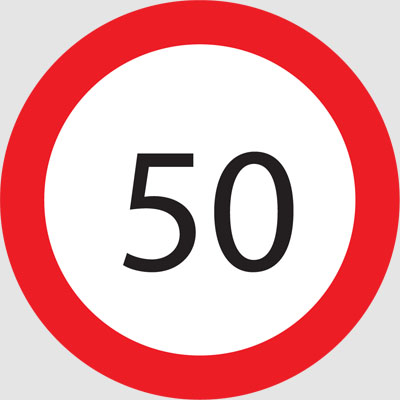
#> input picture Images/Speed Limit.jpg, 400 x 400 px, found by its file name
$ jupyter execute --allow-errors OpenCV-Workshop.ipynb
#> lines starting #> are read from the running program, lines starting #| are printed output that depends on the picture; after the words box and inside, x2 and y2 are one past the last pixel; in counts of white or black regions, pixels touching at a corner belong together
# COMPUTER VISION using OpenCV

# Installation

* Command Prompt  - pip install opencv-python
* Anaconda Prompt - conda install -c conda-forge opencv

***If any error occurs like this
"Solving environment: failed with initial frozen solve. Retrying with flexible solve.
Solving environment: ........."***

Try to install in a different environment by following commands,

1. conda create -n opencv
2. conda activate opencv
3. conda install -c anaconda opencv
4. repeat step 1 & 2 with new name(opencv4)
5. conda install -c conda-forge opencv

# **Image Preprocessing**

#### Basic Operations

[cell 1]
import cv2
import imutils
import matplotlib.pyplot as plt
import numpy as np

[cell 2]
## Reading an image

sign = cv2.imread("Images\Speed Limit.jpg",1)
#> sign is the input picture: shape (400, 400, 3); mean B, G, R 171.5, 169, 233.2

[cell 3]
## Writing an image

arr = np.zeros((400,400), np.uint8)
cv2.imwrite("Images\Test-image-1.jpg",arr)

[cell 4]
## Showing an image

cv2.imshow("Sign",sign)
cv2.waitKey(0)
cv2.destroyAllWindows()

#### Color Conversion

[cell 5]
## Converting an image into grayscale image

new = cv2.cvtColor(sign,cv2.COLOR_RGB2GRAY)
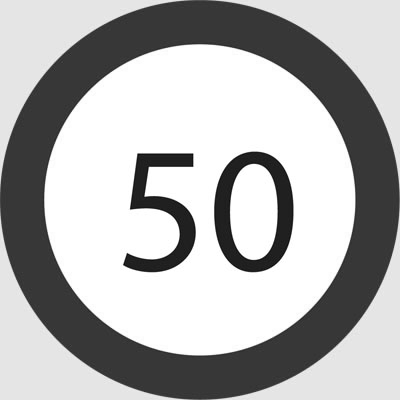
#> new: shape (400, 400); min 5, max 255, mean 177.1

cv2.imshow("Color Conversion",new)
cv2.waitKey(0)
cv2.destroyAllWindows()

[cell 6]
## Resizing an image

resized = cv2.resize(sign,(300,300), cv2.INTER_NEAREST)

cv2.imshow("Original",sign)
cv2.imshow("Resized",resized)
cv2.waitKey(0)
cv2.destroyAllWindows()

[cell 7]
## Rotating an image

row = sign.shape[0]
#> row = 400
col = sign.shape[1]
#> col = 400
center = (col/2,row/2)
#> center = (200, 200)
M = cv2.getRotationMatrix2D(center, 90, 1)
rot = cv2.warpAffine(sign,M,(col,row))

cv2.imshow("Original",sign)
cv2.imshow("Rotated",rot)
cv2.waitKey(0)
cv2.destroyAllWindows()

[cell 8]
## thresholding an image

gray = cv2.cvtColor(sign, cv2.COLOR_RGB2GRAY)
ret,thres = cv2.threshold(gray,127,255,cv2.THRESH_BINARY_INV)
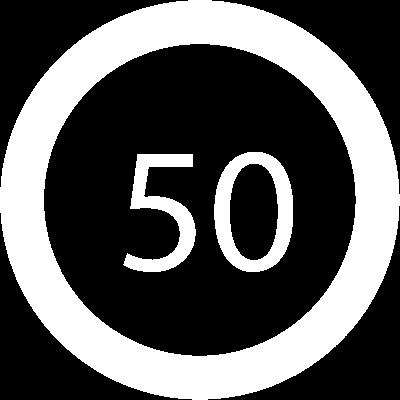
#> thres: shape (400, 400); 35.3% white; 3 white regions, box (x1, y1, x2, y2) and area: (0, 0, 400, 400) 49172, (214, 152, 293, 272) 4030, (123, 154, 196, 272) 3280

print(ret)
cv2.imshow("Original",sign)
cv2.imshow("Thresholded",thres)
cv2.waitKey(0)
cv2.destroyAllWindows()

# **Image Filtering**

[cell 9]
## Applying blur effect using gaussian filter

gray = cv2.cvtColor(sign, cv2.COLOR_RGB2GRAY)
blur = cv2.GaussianBlur(gray, (5,5),cv2.BORDER_DEFAULT) #cv2.BORDER_CONSTANT, cv2.BORDER_REFLECT, cv2.BORDER_REPLICATE

type(blur)

cv2.imshow("Original",sign)
cv2.imshow("Gaussian Filter",blur)
cv2.waitKey(0)
cv2.destroyAllWindows()

[cell 10]
## Applying blur effect using median filter

gray = cv2.cvtColor(sign, cv2.COLOR_RGB2GRAY)
blur = cv2.medianBlur(gray, 7)

type(blur)

cv2.imshow("Original",sign)
cv2.imshow("Median Filter",blur)
cv2.waitKey(0)
cv2.destroyAllWindows()

[cell 11]
## Applying distortion

gray = cv2.cvtColor(sign, cv2.COLOR_RGB2GRAY)
ret,thres = cv2.threshold(gray,127,255,cv2.THRESH_BINARY)

kernel = np.ones((3,3), np.uint8)

dilate = cv2.dilate(thres, kernel)
#> dilate: shape (400, 400); 67.2% white; 3 black regions, box (x1, y1, x2, y2) and area: (0, 0, 400, 400) 46394, (215, 153, 292, 271) 3344, (125, 155, 195, 271) 2688
erode = cv2.erode(thres, kernel)
#> erode: shape (400, 400); 62.2% white; 3 black regions, box (x1, y1, x2, y2) and area: (0, 0, 400, 400) 51934, (213, 151, 294, 273) 4716, (122, 153, 197, 273) 3880

cv2.imshow("Original",sign)
cv2.imshow("Dilated",dilate)
cv2.imshow("Eroded",erode)
cv2.waitKey(0)
cv2.destroyAllWindows()

# **Object Detection**

[cell 12]
## Detecting corners in an image

gray = cv2.cvtColor(sign, cv2.COLOR_RGB2GRAY)
gray = np.float32(gray)
dst = cv2.cornerHarris(gray,2,3,0.007)
new = sign.copy()
new[dst>0.01*dst.max()]=[0,0,255]
#> new: shape (400, 400, 3)

cv2.imshow("Corner",new)
cv2.waitKey(0)
cv2.destroyAllWindows()

[cell 13]
## Detecting edges in an image

gray = cv2.cvtColor(sign, cv2.COLOR_RGB2GRAY)
blur = cv2.GaussianBlur(gray, (5,5), cv2.BORDER_DEFAULT)
dst = cv2.Canny(blur,10,255)
#> dst: shape (400, 400); 2.4% white in thin lines or dots

cv2.imshow("Edges",dst)
cv2.waitKey(0)
cv2.destroyAllWindows()

[cell 14]
## Finding and drawing contours in an image

gray = cv2.cvtColor(sign, cv2.COLOR_RGB2GRAY)
blur = cv2.GaussianBlur(gray, (5,5), cv2.BORDER_DEFAULT)
dst = cv2.Canny(blur,50,255)
#> dst: shape (400, 400); 2.3% white in thin lines or dots

ret,image = cv2.threshold(gray, 127, 255, cv2.THRESH_OTSU)
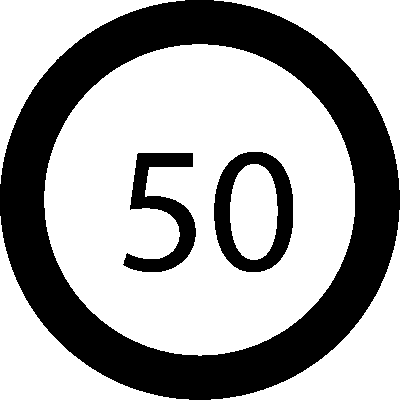
#> image: shape (400, 400); 64.4% white; 3 black regions
#> ret = 149
cnts,hrcs = cv2.findContours(dst, cv2.RETR_EXTERNAL, cv2.CHAIN_APPROX_NONE)
#> cnts = 5 contours; box (x1, y1, x2, y2) and area: (44, 44, 355, 356) 76047, (2, 210, 195, 398) 86, (204, 202, 398, 398) 84, (2, 2, 190, 190) 84, (209, 2, 398, 198) 84; hrcs = [[1, -1, -1, -1], [2, 0, -1, -1], [3, 1, -1, -1], [4, 2, -1, -1], [-1, 3, -1, -1]]

cpy = sign.copy()
for c in cnts:
    cv2.drawContours(cpy, c, -1, (0,0,0), 3)
#> this loop made 5 passes
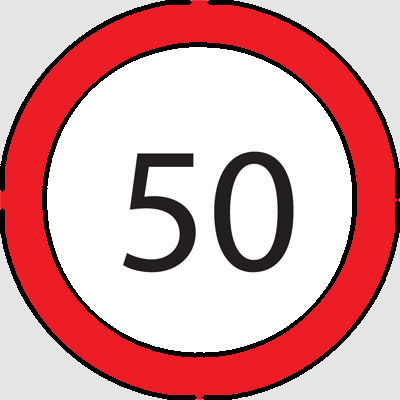
#> cpy: shape (400, 400, 3); 6.36% of pixels changed, all inside (x1, y1, x2, y2) = (0, 0, 400, 400)
cv2.imshow("Contour",cpy)
cv2.waitKey(0)
cv2.destroyAllWindows()

[cell 15]
## Finding feaures of contours in an image

gray = cv2.cvtColor(sign, cv2.COLOR_RGB2GRAY)
ret,image = cv2.threshold(gray, 127, 255, cv2.THRESH_BINARY_INV)
cnts,hrcs = cv2.findContours(dst, cv2.RETR_EXTERNAL, cv2.CHAIN_APPROX_SIMPLE)

copied = sign.copy()
#> (the rest of this cell did not finish here and is left out)

[cell 16]
## Detecting lines in an image

image = cv2.imread("Images\Railwaylines.jpg")
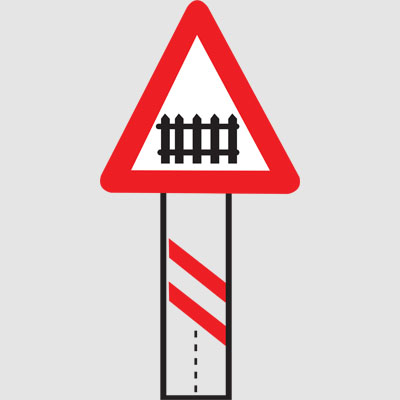
#> input picture Images/Railwaylines.jpg, 400 x 400 px, found by its file name
#> image is the input picture: shape (400, 400, 3); mean B, G, R 205.6, 205.1, 224.3
#image = cv2.resize(image, (700,700), cv2.INTER_NEAREST)
print(type(image))
#| <class 'numpy.ndarray'>
gray = cv2.cvtColor(image, cv2.COLOR_RGB2GRAY)
blur = cv2.GaussianBlur(gray, (5,5), cv2.BORDER_DEFAULT)
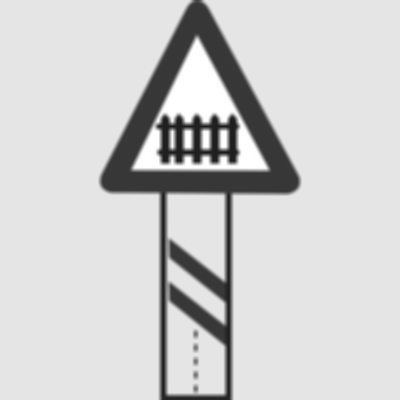
#> blur: shape (400, 400); min 26, max 255, mean 207.4
edges = cv2.Canny(blur,100,150)
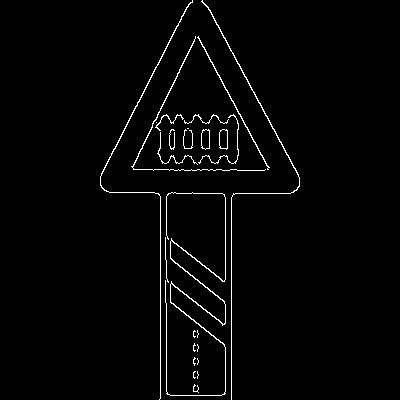
#> edges: shape (400, 400); 2% white in thin lines or dots, all inside (x1, y1, x2, y2) = (100, 0, 300, 400)

lines = cv2.HoughLines(edges,1,np.pi/180, 150)
#> lines = [[160, 0], [231, 0], [169, 0.471], [225, 0], [166, 0]]
img = image.copy()
if len(lines)==0:
    print("There are no lines detected")
else:
    for each in lines:
        for r,theta in each:
            #print(theta)
            a = np.cos(theta)
            b = np.sin(theta)
            x0 = a*r
            y0 = b*r

            x1 = int(x0 + 1000*(-b)) # (rcos(theta)-1000sin(theta))
            y1 = int(y0 + 1000*(a)) # (rsin(theta)+1000cos(theta))
            x2 = int(x0 - 1000*(-b)) # (rcos(theta)+1000sin(theta))
            y2 = int(y0 - 1000*(a)) # (rsin(theta)-1000cos(theta))
            print(x1,y1)
            print(x2,y2)
            cv2.line(img,(x1,y1), (x2,y2), (0,0,255),2)
#> this loop made 5 passes
#| 160 1000
#| 160 -1000
#| 231 1000
#| 231 -1000
#| -303 967
#| 604 -814
#| 225 1000
#| 225 -1000
#| 166 1000
#| 166 -1000
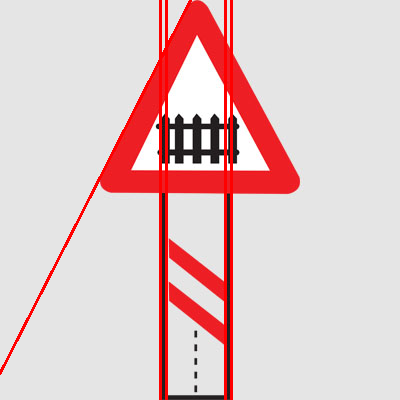
#> img: shape (400, 400, 3); 3.73% of pixels changed, all inside (x1, y1, x2, y2) = (0, 0, 233, 400)


cv2.imshow("lines", img)
plt.imshow(img)
cv2.waitKey(0)
cv2.destroyAllWindows()
#cv2.imwrite('linesDetected.jpg', img)

[cell 17]
## Detecting polygons in an image

img = cv2.imread("Images\Railwaylines.jpg")

copied = img.copy()
gray = cv2.cvtColor(img, cv2.COLOR_RGB2GRAY)
ret,image = cv2.threshold(gray, 127, 255, cv2.THRESH_OTSU)
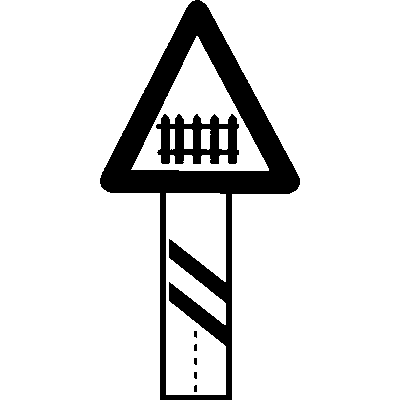
#> image: shape (400, 400); 87.4% white; 7 black regions (1 under 20 px)
#> ret = 141

cnts,hrcs = cv2.findContours(image.copy(), cv2.RETR_TREE, cv2.CHAIN_APPROX_SIMPLE)
#> cnts = 14 contours; largest, box (x1, y1, x2, y2) and area: (200, 0, 400, 400) 61995, (0, 0, 195, 400) 59918, (166, 193, 226, 395) 9510, (131, 36, 269, 171) 9260, (155, 113, 240, 165) 3328; hrcs = 14 rows, first 6: [6, -1, 1, -1], [2, -1, -1, 0], [3, 1, -1, 0], [4, 2, -1, 0], [5, 3, -1, 0], [-1, 4, -1, 0]

num = 0
for c in cnts:
    Mmnt = cv2.moments(c)
    area = cv2.contourArea(c)
    peri = cv2.arcLength(c,True)
    approx = cv2.approxPolyDP(c, 0.01*peri, True)
    if len(approx) == 3:
        num+=1
        print(Mmnt)
        print(area)
        print(round(peri,2))

        cv2.drawContours(copied, [approx], -1, (0, 255, 0), 3)
#> this loop made 14 passes
#> (area, peri, approx, num) on pass 7: (9260.5, 461.7, [[196, 36], [131, 169], [268, 170]], 1)
#> (area, peri) on passes 1 to 6: (9510.5, 814), (28.5, 21.07), (28.5, 21.07), (28.5, 21.07), (28.5, 21.07), (27.5, 21.07)
#> (printed output is left out)
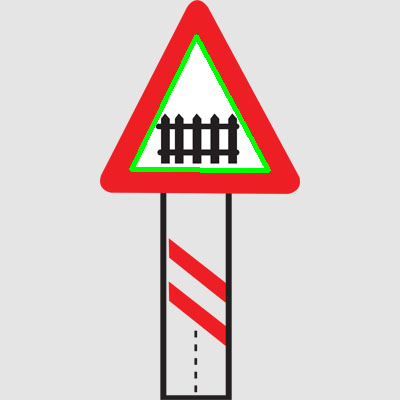
#> copied: shape (400, 400, 3); 1.35% of pixels changed, all inside (x1, y1, x2, y2) = (129, 34, 271, 173)
#> after the loop, num = 1

print(str(num)+" Triangle has been detected")
#| 1 Triangle has been detected

cv2.imshow("Contour",copied)
cv2.waitKey(0)
cv2.destroyAllWindows()
